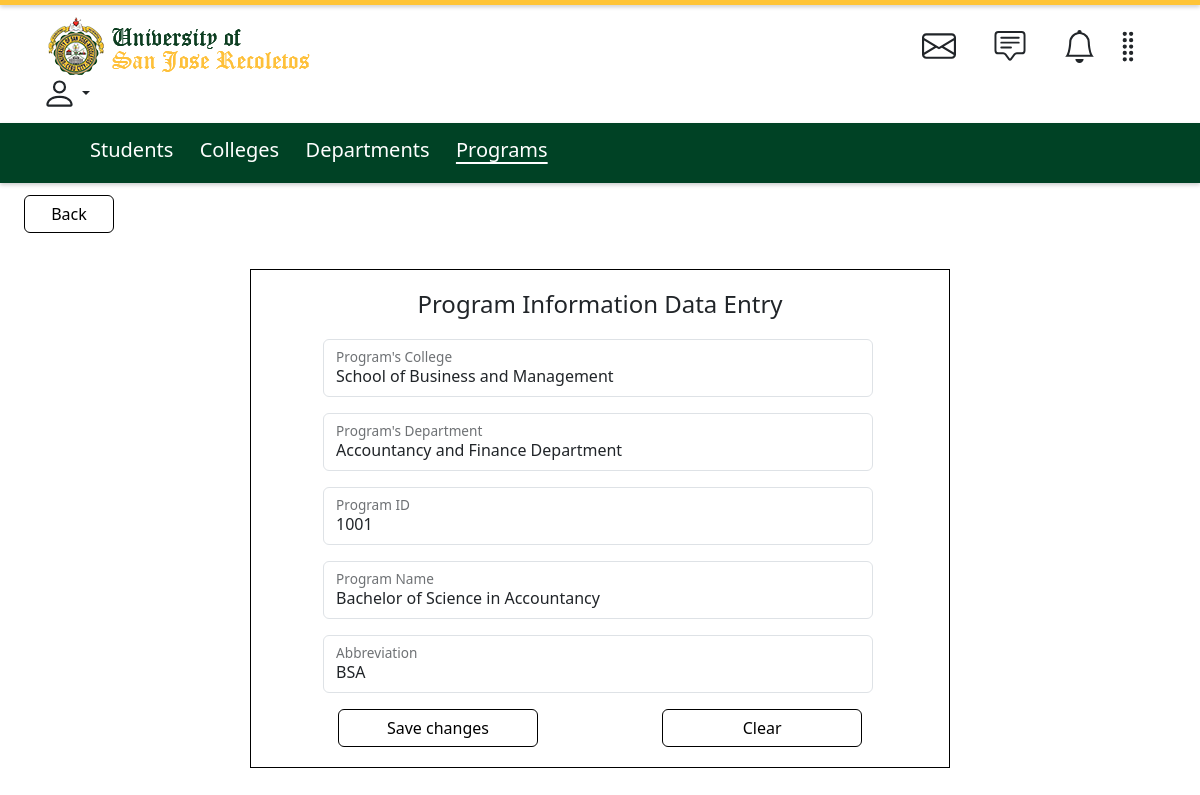
The app's page /program-edit.php?progid=1001 with its own data.
### tables this page shows
CREATE TABLE `programs` (
  `progid` INT NOT NULL,
  `progfullname` VARCHAR(100) NOT NULL,
  `progshortname` VARCHAR(20),
  `progcollid` INT NOT NULL,
  `progcolldeptid` INT NOT NULL,
  PRIMARY KEY (`progid`),
  CONSTRAINT `fk_program_college_id`
     FOREIGN KEY (`progcollid`)
     REFERENCES `colleges` (`collid`)
     ON DELETE CASCADE
     ON UPDATE CASCADE,
  CONSTRAINT `fk_program_college_department_id`
     FOREIGN KEY (`progcolldeptid`)
     REFERENCES `departments` (`deptid`)
     ON DELETE CASCADE
     ON UPDATE CASCADE
);

CREATE TABLE `colleges` (
  `collid` INT NOT NULL,
  `collfullname` VARCHAR(100) NOT NULL,
  `collshortname` VARCHAR(20) NOT NULL,
  PRIMARY KEY (`collid`));

CREATE TABLE `departments`(
  `deptid` INT NOT NULL,
  `deptfullname` VARCHAR(100) NOT NULL,
  `deptshortname` VARCHAR(20),
  `deptcollid` INT NOT NULL, 
  PRIMARY KEY (`deptid`),
  CONSTRAINT `fk_department_college_id`
     FOREIGN KEY (`deptcollid`) 
     REFERENCES `colleges` (`collid`)
     ON DELETE CASCADE
     ON UPDATE CASCADE
  );

### program-edit.php (the view, shortened to what this page needs)
<?php
    require_once "db.php";
    $stmt1 = "SELECT * FROM colleges";
    $prep1 = $conn -> prepare ($stmt1);
    $prep1 -> execute();
    $result1 = $prep1 -> fetchAll(PDO::FETCH_ASSOC);
    $stmt2 = "SELECT * FROM departments";
    $prep2 = $conn -> prepare ($stmt2);
    $prep2 -> execute();
    $result2 = $prep2 -> fetchAll(PDO::FETCH_ASSOC);
    $progid = $_GET['progid'];
    $stmt = $conn->prepare("SELECT progid, progfullname, progshortname, progcollid, progcolldeptid FROM programs
    WHERE progid = :progid");
    $stmt->bindParam(':progid', $progid, PDO::PARAM_INT);
    $stmt->execute();
    $programData = $stmt->fetch(PDO::FETCH_ASSOC);
?>
<!DOCTYPE html>
<html lang="en">
<head>
    <link rel="stylesheet" href="bootstrap.min.css">
</head>
<body>
    <div class="horizontal-line1">
    </div>
    <div class="container header">
        <img src="images/usjr-header-logo.png" class="img-fluid img" alt="image">
        <button class="btn dropdown-toggle drop" type="button" data-bs-toggle="dropdown" aria-expanded="false">
        </button>
    </div>
    <div class="horizontal-line2">
        <a class="link" href="student-listing.php">Students</a>
        <a class="link" href="college-listing.php">Colleges</a>
        <a class="link" href="department-listing.php">Departments</a>
        <a class="active" href="program-listing.php">Programs</a>
    </div>
    <div class="container viewdiv">
        <button type="submit" class="btn btn-outline-warning viewbtn" onclick="window.location.href='program-listing.php'">Back</button>
    </div>
    <div class="container formDiv">
        <h4>Program Information Data Entry</h4>
        <form action="" method="post" class="entry" onsubmit="return confirmAction()">
            <div class="form-floating mb-3">
                <select name="progcollid" id="progcollid" class="form-control" onchange="updatePrograms()" required>
                    <?php foreach ($result1 as $row1): ?>
                        <option value="<?php echo $row1["collid"] ?>" class="form-control" <?php echo ($row1["collid"] == $programData['progcollid']) ? 'selected' : '' ?>>
                            <?php echo $row1["collfullname"] ?>
                        </option>
                    <?php endforeach; ?>
                </select>
                <label for="college">Program's College</label>
            </div>
            <div class="form-floating mb-3">
                <select name="progcolldeptid" id="progcolldeptid" class="form-control" required>
                    <?php foreach ($result2 as $row2): ?>
                        <option value="<?php echo $row2["deptid"] ?>" class="form-control" <?php echo ($row2["deptid"] == $programData['progcolldeptid']) ? 'selected' : '' ?>>
                            <?php echo $row2["deptfullname"] ?>
                        </option>
                    <?php endforeach; ?>
                </select>
                <label for="progcolldeptid">Program's Department</label>
            </div>
            <div class="form-floating mb-3">
                <input type="text" class="form-control" id="progid" name="progid" value="<?php echo $programData['progid']; ?>" readonly>
                <label for="progid">Program ID</label>
            </div>
            <div class="form-floating mb-3">
                <input type="text" class="form-control" name="progfullname" id="progfullname" value="<?php echo $programData['progfullname']; ?>" required>
                <label for="progfullname">Program Name</label>
            </div>
            <div class="form-floating mb-3">
                <input type="text" class="form-control" name="progshortname" id="progshortname" value="<?php echo $programData['progshortname']; ?>">
                <label for="progshortname">Abbreviation</label>
            </div>
            <button type="submit" class="btn btn-outline-warning formbtn1">Save changes</button>
            <button type="button" class="btn btn-outline-warning formbtn2" onclick="clearField()">Clear</button>
        </form>
    </div>
</body>
</html>

### program-edit.php (style rules this page uses)
body { padding-bottom: 5%; }
.horizontal-line1 { top: 0; left: 0; width: 100%; height: 5px; background-color: #FFC436; box-shadow: 0 2px 4px rgba(0, 0, 0, 0.2); }
.horizontal-line2 { margin-top: 1%; left: 0; width: 100%; height: 60px; background-color: #004225; box-shadow: 0 2px 4px rgba(0, 0, 0, 0.2); align-items: center; padding-top: 12px; padding-left: 7.5%; }
.header { margin-top: 1%; }
.profile { margin-left: 54.5%; }
.drop { margin-left: -15px; }
.drop, .drop:focus, .drop:active { outline: none; border: none; }
.link { text-decoration: none; color: white; font-size: 20px; margin-right: 2%; }
.active { pointer-events: none; color: white; font-size: 20px; text-decoration: underline; text-decoration-thickness: 1.5px; text-underline-offset: 5px; cursor: not-allowed; margin-right: 2%; }
.space { margin-right: 3%; }
.space1 { margin-right: 1%; }
.viewdiv { width:480px; margin-top: 1%; margin-left: 1%; text-align: start; }
.viewbtn { width: 90px; border-color: black; color: black; }
h4 { text-align: center; }
.formDiv { margin-top: 3%; border: 1px solid black; width: 700px; padding-bottom: 20px; padding-top: 20px; }
.entry { width: 550px; margin-top: 20px; margin-left: 60px; }
.formbtn1 { width:200px; margin-left: 15px; border-color: black; color: black; }
.formbtn2 { width:200px; margin-left: 120px; border-color: black; color: black; }
.img { margin-left: 0.52%; }

### records on screen
programs: progcollid "School of Business and Management", progcolldeptid "Accountancy and Finance Department", progid "1001", progfullname "Bachelor of Science in Accountancy", progshortname "BSA"
